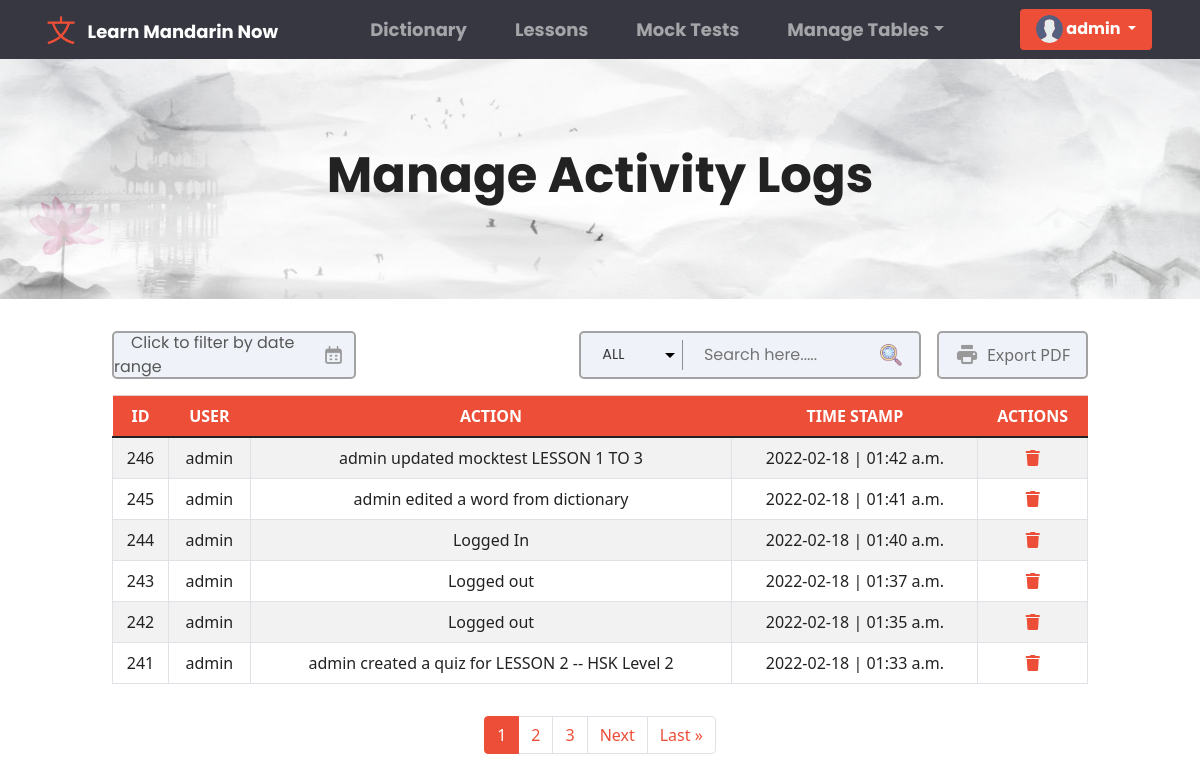
/superuser/activitylogs/ (signed in), run on an earlier commit of the app's database.
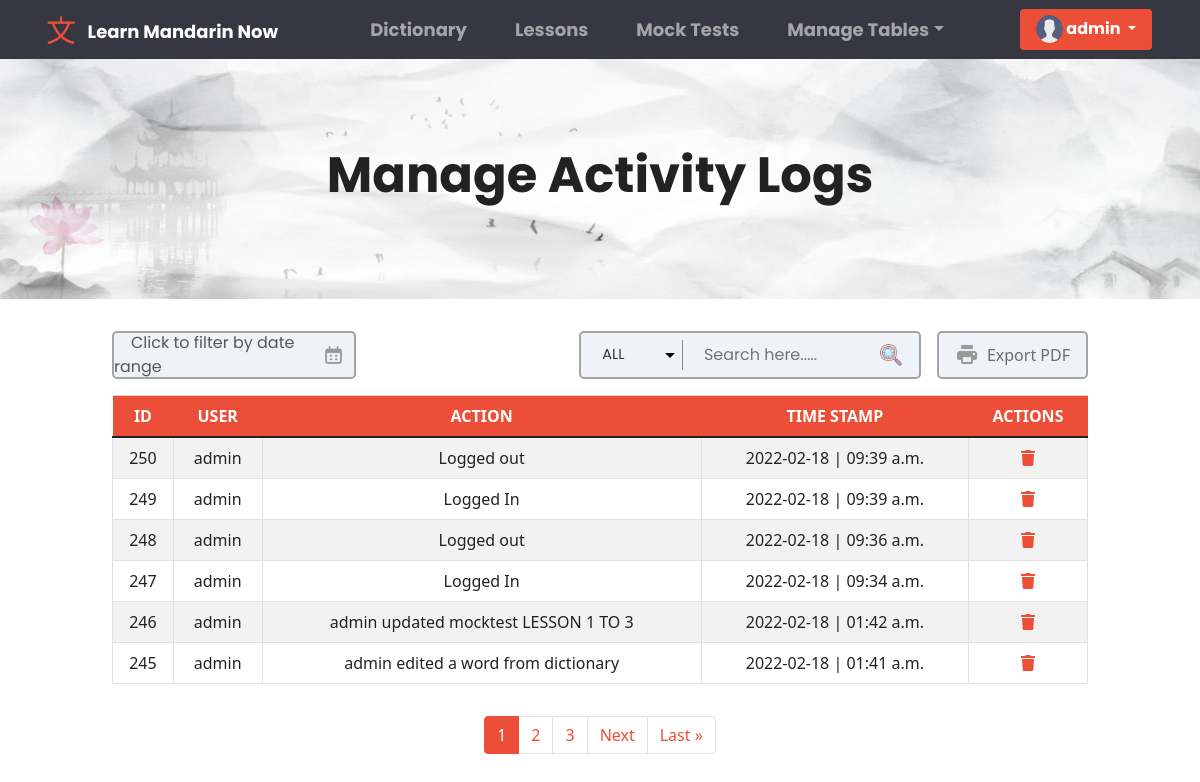
And on a later commit of the database.
### base/models.py (models this page shows, shortened)
class ActivityLog(models.Model):
    user = models.ForeignKey(User, on_delete=models.CASCADE)
    action = models.CharField(max_length=200, null=True)
    time_stamp = models.DateTimeField(auto_now_add=True)
    class Meta:
        ordering = ['-time_stamp']

class User(AbstractUser):
    fname = models.CharField(max_length=200, null=True)
    lname = models.CharField(max_length=200, null=True)
    email = models.EmailField(unique = True, null=True)
    bio = models.TextField(null=True)
    avatar = models.ImageField(null=True, default="avatar.svg")
    REQUIRED_FIELDS = []
    class Meta:
        ordering = ['username']

### base/views.py (the view, shortened to what this page needs)
# urls.py: path('superuser/activitylogs/', views.AdminActivityLogTable, name = 'superuser-activitylogs'),
@login_required(login_url='anonymous')
def AdminActivityLogTable(request):
    pageTable = "Manage Activity Logs"
    if request.user.is_authenticated and not request.user.is_staff:
        messages.warning(request, "Access denied, 403 forbidden page!")
        return redirect('dictionary')
    search =  request.GET.get('search') if request.GET.get('search') != None else ''
    activity_logs = ActivityLog.objects.filter(
        Q(user__username__icontains = search) |
        Q(time_stamp__icontains = search)
        )
    p = Paginator(activity_logs, 6)
    page = request.GET.get('page')
    activity_logs = p.get_page(page)
    context = {
        'table_data': activity_logs,
        'pageTable' : pageTable,
        'search' : search
    }
    return render(request,'tables.html', context)

### templates/tables.html (shortened to what this page needs)
{% extends 'main.html' %} {% block content %} {% load static %}
<link rel="stylesheet" href="{% static 'css/tables.css' %}" />
<link rel="stylesheet" href="{% static 'css/dictionaryAdd_Edit.css' %}" />
<link rel="stylesheet" href="{% static 'css/table.css' %}" />
<div class="container-fluid">
  <div class="row" id="dictionary_header">
    <h1 class="text-center" id="head_Text">{{pageTable}}</h1>
  </div>
  <div class="row justify-content-center">
    <div class="col col-lg-10 col-sm-12">
      {% if pageTable == "Manage Activity Logs" %}
      {% include 'tableactivitylogs.html' %}
      {% endif %}
    </div>
  </div>
</div>
<div class="row justify-content-center">
  <div class="col col-lg-6">
      <ul class="pagination justify-content-center">
        <div class="pagination px-3 py-3">
          {% for i in table_data.paginator.page_range %}
          {% if table_data.number == i %}
          <li class="page-item active"><a class="page-link" href="?page={{i}}">{{i}}</a></li>
          {% elif i > table_data.number|add:'-3' and i < table_data.number|add:'3' %}
          <li class="page-item"><a class="page-link" href="?page={{i}}">{{i}}</a></li>
          {% endif %}
          {% endfor %}
          {% if table_data.has_next %}
          <li class="page-item"><a class="page-link" href="?search={{search}}&page={{table_data.next_page_number}}">Next</a></li>
          <li class="page-item"><a class="page-link" href="?search={{search}}&page={{ table_data.paginator.num_pages  }}">Last &raquo</a></li>
          {% endif %}
      </ul>
  </div>
</div>
{% endblock content %}

### templates/tableactivitylogs.html (shortened to what this page needs)
{% load static %}
<link rel="stylesheet" type="text/css" href="https://cdn.jsdelivr.net/npm/daterangepicker/daterangepicker.css" />
<div id="reportrange">
<span id="span_edit">Click to filter by date range</span>
<img src="{% static 'images/calendar_inq.png' %}">
</div>
<div id="export_container" class="export_pdf_btn">
  <img src="{% static 'images/export.png' %}">
Export PDF
</div>
<div id="search_inp">
<select id="filter_category">
    <option value="ALL" selected>ALL</option>
</select>
<input type="text" placeholder="Search here....." id="search_logs">
<img src="{% static  'images/search_gif.gif' %}">
</div>
<table
class="table table-hover table-striped table-responsive table-bordered overflow-auto table_id" id="table_logs"
>
<thead>
  <tr class="table-primary">
    <th scope="col">ID</th>
    <th scope="col">USER</th>
    <th scope="col">ACTION</th>
    <th scope="col">TIME STAMP</th>
    <th>ACTIONS</th>
  </tr>
</thead>
<tbody>
  {% for activitylogs in table_data %}
  <tr id="tr_Search">
    <td scope="row">{{activitylogs.id}}</td>
    <td>{{activitylogs.user.username}}</td>
    <td>{{activitylogs.action}}</td>
    <td>{{activitylogs.time_stamp|date:'Y-m-d | H:i a'}}</td>
    <td class="text-center">
      <a href="#" onclick="showDeleteModal('modal_logs' , '{{activitylogs.id}}')"
        ><i class="fas fa-trash px-3"></i
      ></a>
    </td>
  </tr>
  {% endfor %}
</tbody>
</table>

What changed in the data, as far as the page shows it:
no longer on this page (row unchanged): ActivityLog: id "244", user.username "admin", action "Logged In", time_stamp|H "2022-02-18 | 01:40 a.m."
no longer on this page (row unchanged): ActivityLog: id "243", user.username "admin", action "Logged out", time_stamp|H "2022-02-18 | 01:37 a.m."
no longer on this page (row unchanged): ActivityLog: id "242", user.username "admin", action "Logged out", time_stamp|H "2022-02-18 | 01:35 a.m."
no longer on this page (row unchanged): ActivityLog: id "241", user.username "admin", action "admin created a quiz for LESSON 2 -- HSK Level 2", time_stamp|H "2022-02-18 | 01:33 a.m."
added ActivityLog: id "250", user.username "admin", action "Logged out", time_stamp|H "2022-02-18 | 09:39 a.m."
added ActivityLog: id "249", user.username "admin", action "Logged In", time_stamp|H "2022-02-18 | 09:39 a.m."
added ActivityLog: id "248", user.username "admin", action "Logged out", time_stamp|H "2022-02-18 | 09:36 a.m."
added ActivityLog: id "247", user.username "admin", action "Logged In", time_stamp|H "2022-02-18 | 09:34 a.m."
